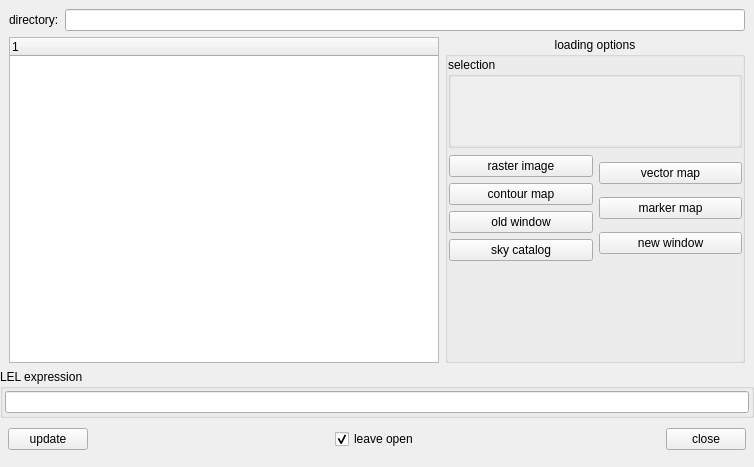
<?xml version="1.0" encoding="UTF-8"?>
<ui version="4.0">
 <author>Honglin Ye, National Radio Astronomy Observatory</author>
 <class>QtDataManager</class>
 <widget class="QWidget" name="QtDataManager">
  <property name="geometry">
   <rect>
    <x>0</x>
    <y>0</y>
    <width>754</width>
    <height>467</height>
   </rect>
  </property>
  <property name="maximumSize">
   <size>
    <width>99999</width>
    <height>99999</height>
   </size>
  </property>
  <property name="windowTitle">
   <string>Load Data -- Viewer</string>
  </property>
  <layout class="QVBoxLayout">
   <property name="margin">
    <number>0</number>
   </property>
   <item>
    <widget class="QFrame" name="topFrame_">
     <property name="frameShape">
      <enum>QFrame::NoFrame</enum>
     </property>
     <property name="frameShadow">
      <enum>QFrame::Raised</enum>
     </property>
     <layout class="QHBoxLayout">
      <property name="bottomMargin">
       <number>0</number>
      </property>
      <item>
       <widget class="QLabel" name="dirLabel_">
        <property name="text">
         <string>directory:</string>
        </property>
       </widget>
      </item>
      <item>
       <widget class="QLineEdit" name="dirLineEdit_"/>
      </item>
     </layout>
    </widget>
   </item>
   <item>
    <widget class="QFrame" name="midFrame_">
     <property name="sizePolicy">
      <sizepolicy hsizetype="Expanding" vsizetype="Expanding">
       <horstretch>0</horstretch>
       <verstretch>2</verstretch>
      </sizepolicy>
     </property>
     <property name="frameShape">
      <enum>QFrame::NoFrame</enum>
     </property>
     <property name="frameShadow">
      <enum>QFrame::Raised</enum>
     </property>
     <layout class="QHBoxLayout">
      <property name="topMargin">
       <number>0</number>
      </property>
      <property name="bottomMargin">
       <number>0</number>
      </property>
      <item>
       <widget class="QTreeWidget" name="treeWidget_">
        <property name="minimumSize">
         <size>
          <width>260</width>
          <height>140</height>
         </size>
        </property>
        <property name="indentation">
         <number>16</number>
        </property>
        <column>
         <property name="text">
          <string>1</string>
         </property>
        </column>
       </widget>
      </item>
      <item>
       <widget class="QGroupBox" name="displayGroupBox_">
        <property name="sizePolicy">
         <sizepolicy hsizetype="Fixed" vsizetype="Expanding">
          <horstretch>0</horstretch>
          <verstretch>0</verstretch>
         </sizepolicy>
        </property>
        <property name="minimumSize">
         <size>
          <width>300</width>
          <height>165</height>
         </size>
        </property>
        <property name="title">
         <string>loading options</string>
        </property>
        <property name="alignment">
         <set>Qt::AlignHCenter</set>
        </property>
        <layout class="QVBoxLayout">
         <property name="margin">
          <number>0</number>
         </property>
         <item>
          <widget class="QGroupBox" name="ms_selection_box">
           <property name="title">
            <string>selection</string>
           </property>
           <layout class="QVBoxLayout" name="verticalLayout_3">
            <property name="margin">
             <number>0</number>
            </property>
            <item>
             <widget class="QScrollArea" name="ms_selection_scrollbox">
              <property name="sizePolicy">
               <sizepolicy hsizetype="Expanding" vsizetype="Maximum">
                <horstretch>0</horstretch>
                <verstretch>0</verstretch>
               </sizepolicy>
              </property>
              <property name="frameShape">
               <enum>QFrame::NoFrame</enum>
              </property>
              <property name="frameShadow">
               <enum>QFrame::Plain</enum>
              </property>
              <property name="lineWidth">
               <number>0</number>
              </property>
              <property name="widgetResizable">
               <bool>true</bool>
              </property>
              <widget class="QWidget" name="ms_selection_scroll_widget">
               <property name="geometry">
                <rect>
                 <x>0</x>
                 <y>0</y>
                 <width>288</width>
                 <height>76</height>
                </rect>
               </property>
              </widget>
             </widget>
            </item>
           </layout>
          </widget>
         </item>
         <item>
          <layout class="QHBoxLayout" name="horizontalLayout">
           <property name="leftMargin">
            <number>1</number>
           </property>
           <property name="topMargin">
            <number>1</number>
           </property>
           <item>
            <layout class="QVBoxLayout" name="verticalLayout_2">
             <item>
              <widget class="QPushButton" name="rasterButton_">
               <property name="text">
                <string>raster image</string>
               </property>
              </widget>
             </item>
             <item>
              <widget class="QPushButton" name="contourButton_">
               <property name="text">
                <string>contour map</string>
               </property>
              </widget>
             </item>
             <item>
              <widget class="QPushButton" name="oldPanelButton_">
               <property name="text">
                <string>old window</string>
               </property>
              </widget>
             </item>
             <item>
              <widget class="QPushButton" name="catalogButton_">
               <property name="text">
                <string>sky catalog</string>
               </property>
              </widget>
             </item>
            </layout>
           </item>
           <item>
            <layout class="QVBoxLayout" name="verticalLayout">
             <property name="leftMargin">
              <number>0</number>
             </property>
             <item>
              <widget class="QPushButton" name="vectorButton_">
               <property name="text">
                <string>vector map</string>
               </property>
              </widget>
             </item>
             <item>
              <widget class="QPushButton" name="markerButton_">
               <property name="text">
                <string>marker map</string>
               </property>
              </widget>
             </item>
             <item>
              <widget class="QPushButton" name="newPanelButton_">
               <property name="text">
                <string>new window</string>
               </property>
              </widget>
             </item>
            </layout>
           </item>
          </layout>
         </item>
         <item>
          <spacer name="verticalSpacer">
           <property name="orientation">
            <enum>Qt::Vertical</enum>
           </property>
           <property name="sizeHint" stdset="0">
            <size>
             <width>20</width>
             <height>40</height>
            </size>
           </property>
          </spacer>
         </item>
        </layout>
       </widget>
      </item>
     </layout>
    </widget>
   </item>
   <item>
    <widget class="QGroupBox" name="lelGB_">
     <property name="title">
      <string>LEL expression</string>
     </property>
     <property name="flat">
      <bool>false</bool>
     </property>
     <property name="checkable">
      <bool>false</bool>
     </property>
     <layout class="QVBoxLayout">
      <property name="margin">
       <number>2</number>
      </property>
      <item>
       <widget class="casa::QtLELEdit" name="lelEdit_"/>
      </item>
     </layout>
    </widget>
   </item>
   <item>
    <widget class="QFrame" name="bottomFrame_">
     <property name="frameShape">
      <enum>QFrame::NoFrame</enum>
     </property>
     <property name="frameShadow">
      <enum>QFrame::Raised</enum>
     </property>
     <layout class="QHBoxLayout">
      <property name="leftMargin">
       <number>8</number>
      </property>
      <property name="topMargin">
       <number>0</number>
      </property>
      <property name="rightMargin">
       <number>8</number>
      </property>
      <property name="bottomMargin">
       <number>12</number>
      </property>
      <item>
       <widget class="QPushButton" name="updateButton_">
        <property name="text">
         <string>update</string>
        </property>
       </widget>
      </item>
      <item>
       <spacer>
        <property name="orientation">
         <enum>Qt::Horizontal</enum>
        </property>
        <property name="sizeHint" stdset="0">
         <size>
          <width>16</width>
          <height>31</height>
         </size>
        </property>
       </spacer>
      </item>
      <item>
       <widget class="QCheckBox" name="leaveOpen_">
        <property name="text">
         <string>leave open</string>
        </property>
        <property name="checked">
         <bool>true</bool>
        </property>
       </widget>
      </item>
      <item>
       <spacer>
        <property name="orientation">
         <enum>Qt::Horizontal</enum>
        </property>
        <property name="sizeHint" stdset="0">
         <size>
          <width>40</width>
          <height>20</height>
         </size>
        </property>
       </spacer>
      </item>
      <item>
       <widget class="QPushButton" name="cancelButton_">
        <property name="text">
         <string>close</string>
        </property>
       </widget>
      </item>
     </layout>
    </widget>
   </item>
  </layout>
 </widget>
 <customwidgets>
  <customwidget>
   <class>casa::QtLELEdit</class>
   <extends>QLineEdit</extends>
   <header>display/QtViewer/QtLELEdit.qo.h</header>
  </customwidget>
 </customwidgets>
 <tabstops>
  <tabstop>dirLineEdit_</tabstop>
  <tabstop>treeWidget_</tabstop>
 </tabstops>
 <resources/>
 <connections>
  <connection>
   <sender>cancelButton_</sender>
   <signal>clicked()</signal>
   <receiver>QtDataManager</receiver>
   <slot>close()</slot>
   <hints>
    <hint type="sourcelabel">
     <x>370</x>
     <y>286</y>
    </hint>
    <hint type="destinationlabel">
     <x>376</x>
     <y>293</y>
    </hint>
   </hints>
  </connection>
  <connection>
   <sender>updateButton_</sender>
   <signal>clicked()</signal>
   <receiver>treeWidget_</receiver>
   <slot>reset()</slot>
   <hints>
    <hint type="sourcelabel">
     <x>186</x>
     <y>286</y>
    </hint>
    <hint type="destinationlabel">
     <x>133</x>
     <y>144</y>
    </hint>
   </hints>
  </connection>
  <connection>
   <sender>dirLineEdit_</sender>
   <signal>returnPressed()</signal>
   <receiver>treeWidget_</receiver>
   <slot>reset()</slot>
   <hints>
    <hint type="sourcelabel">
     <x>203</x>
     <y>24</y>
    </hint>
    <hint type="destinationlabel">
     <x>204</x>
     <y>65</y>
    </hint>
   </hints>
  </connection>
 </connections>
</ui>
